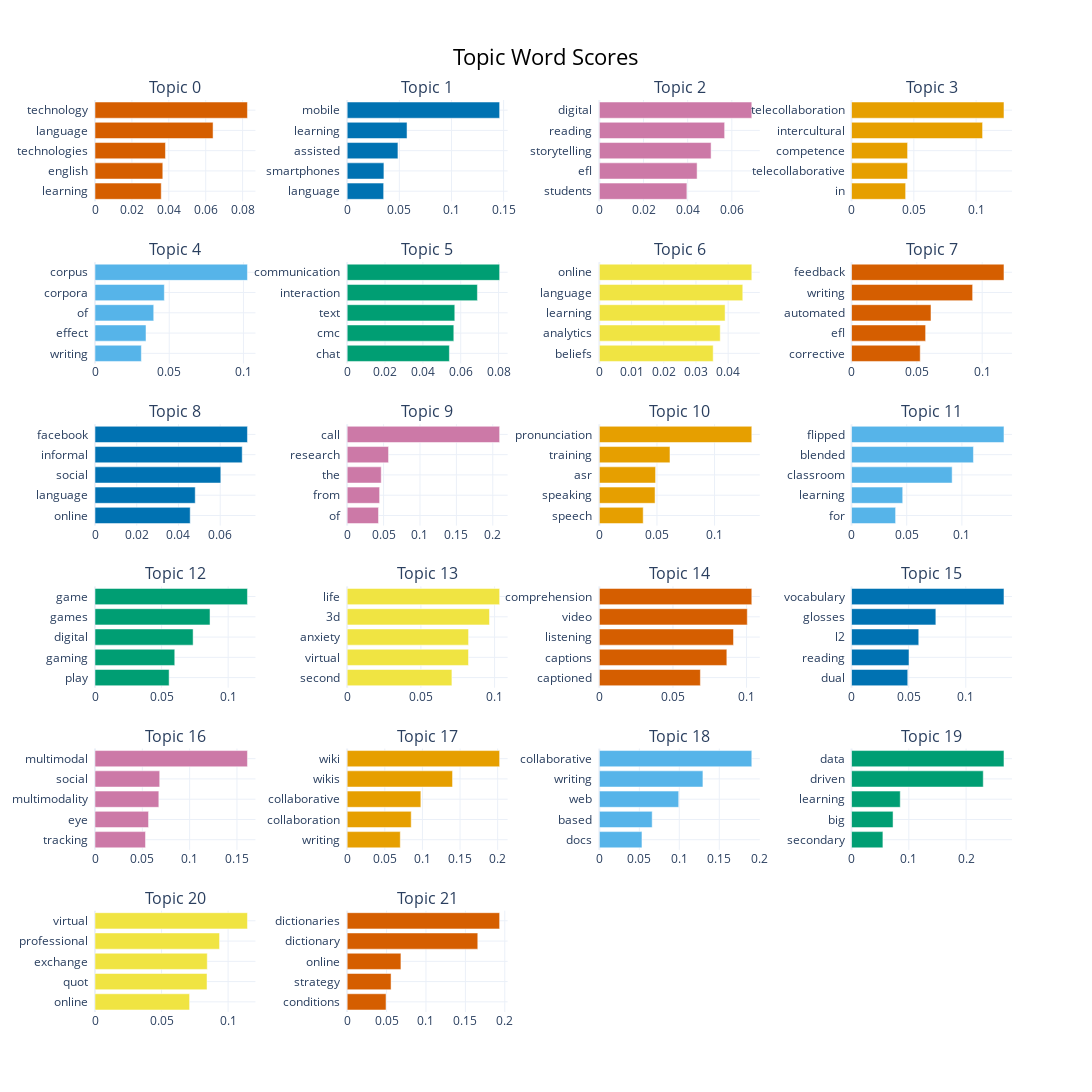

Here is the notebook cell this chart was saved with:
### Code cell
topics_to_include = list(range(0, 22))
model.visualize_barchart(topics= topics_to_include, width=300)

### Figure 1 — Plotly figure (JSON) as saved in the notebook; plotly's stock layout.template omitted (floating-point values rounded to 4 significant figures)
{"data": [{"marker": {"color": "#D55E00"}, "orientation": "h", "type": "bar", "x": [0.0359, 0.03674, 0.03818, 0.06399, 0.08262], "xaxis": "x", "y": ["learning  ", "english  ", "technologies  ", "language  ", "technology  "], "yaxis": "y"}, {"marker": {"color": "#0072B2"}, "orientation": "h", "type": "bar", "x": [0.03497, 0.03523, 0.04867, 0.0574, 0.1462], "xaxis": "x2", "y": ["language  ", "smartphones  ", "assisted  ", "learning  ", "mobile  "], "yaxis": "y2"}, {"marker": {"color": "#CC79A7"}, "orientation": "h", "type": "bar", "x": [0.03965, 0.04427, 0.0506, 0.05674, 0.06904], "xaxis": "x3", "y": ["students  ", "efl  ", "storytelling  ", "reading  ", "digital  "], "yaxis": "y3"}, {"marker": {"color": "#E69F00"}, "orientation": "h", "type": "bar", "x": [0.04343, 0.04497, 0.045, 0.1052, 0.1224], "xaxis": "x4", "y": ["in  ", "telecollaborative  ", "competence  ", "intercultural  ", "telecollaboration  "], "yaxis": "y4"}, {"marker": {"color": "#56B4E9"}, "orientation": "h", "type": "bar", "x": [0.03122, 0.03436, 0.03955, 0.04671, 0.1027], "xaxis": "x5", "y": ["writing  ", "effect  ", "of  ", "corpora  ", "corpus  "], "yaxis": "y5"}, {"marker": {"color": "#009E73"}, "orientation": "h", "type": "bar", "x": [0.054, 0.05634, 0.05686, 0.06882, 0.08056], "xaxis": "x6", "y": ["chat  ", "cmc  ", "text  ", "interaction  ", "communication  "], "yaxis": "y6"}, {"marker": {"color": "#F0E442"}, "orientation": "h", "type": "bar", "x": [0.03535, 0.03754, 0.03905, 0.04454, 0.04735], "xaxis": "x7", "y": ["beliefs  ", "analytics  ", "learning  ", "language  ", "online  "], "yaxis": "y7"}, {"marker": {"color": "#D55E00"}, "orientation": "h", "type": "bar", "x": [0.05258, 0.0567, 0.06081, 0.09269, 0.1167], "xaxis": "x8", "y": ["corrective  ", "efl  ", "automated  ", "writing  ", "feedback  "], "yaxis": "y8"}, {"marker": {"color": "#0072B2"}, "orientation": "h", "type": "bar", "x": [0.04563, 0.04803, 0.06029, 0.07055, 0.07306], "xaxis": "x9", "y": ["online  ", "language  ", "social  ", "informal  ", "facebook  "], "yaxis": "y9"}, {"marker": {"color": "#CC79A7"}, "orientation": "h", "type": "bar", "x": [0.04305, 0.04455, 0.04676, 0.05682, 0.2094], "xaxis": "x10", "y": ["of  ", "from  ", "the  ", "research  ", "call  "], "yaxis": "y10"}, {"marker": {"color": "#E69F00"}, "orientation": "h", "type": "bar", "x": [0.03807, 0.04836, 0.0488, 0.06131, 0.1323], "xaxis": "x11", "y": ["speech  ", "speaking  ", "asr  ", "training  ", "pronunciation  "], "yaxis": "y11"}, {"marker": {"color": "#56B4E9"}, "orientation": "h", "type": "bar", "x": [0.03994, 0.04638, 0.09118, 0.1105, 0.1381], "xaxis": "x12", "y": ["for  ", "learning  ", "classroom  ", "blended  ", "flipped  "], "yaxis": "y12"}, {"marker": {"color": "#009E73"}, "orientation": "h", "type": "bar", "x": [0.05566, 0.05989, 0.07368, 0.08637, 0.1145], "xaxis": "x13", "y": ["play  ", "gaming  ", "digital  ", "games  ", "game  "], "yaxis": "y13"}, {"marker": {"color": "#F0E442"}, "orientation": "h", "type": "bar", "x": [0.07105, 0.0823, 0.08235, 0.09654, 0.1034], "xaxis": "x14", "y": ["second  ", "virtual  ", "anxiety  ", "3d  ", "life  "], "yaxis": "y14"}, {"marker": {"color": "#D55E00"}, "orientation": "h", "type": "bar", "x": [0.06863, 0.08659, 0.09114, 0.1005, 0.1036], "xaxis": "x15", "y": ["captioned  ", "captions  ", "listening  ", "video  ", "comprehension  "], "yaxis": "y15"}, {"marker": {"color": "#0072B2"}, "orientation": "h", "type": "bar", "x": [0.04921, 0.0503, 0.05884, 0.07381, 0.1334], "xaxis": "x16", "y": ["dual  ", "reading  ", "l2  ", "glosses  ", "vocabulary  "], "yaxis": "y16"}, {"marker": {"color": "#CC79A7"}, "orientation": "h", "type": "bar", "x": [0.05337, 0.05657, 0.06743, 0.06838, 0.1611], "xaxis": "x17", "y": ["tracking  ", "eye  ", "multimodality  ", "social  ", "multimodal  "], "yaxis": "y17"}, {"marker": {"color": "#E69F00"}, "orientation": "h", "type": "bar", "x": [0.07058, 0.0851, 0.0979, 0.14, 0.2026], "xaxis": "x18", "y": ["writing  ", "collaboration  ", "collaborative  ", "wikis  ", "wiki  "], "yaxis": "y18"}, {"marker": {"color": "#56B4E9"}, "orientation": "h", "type": "bar", "x": [0.05329, 0.06607, 0.09925, 0.1295, 0.1907], "xaxis": "x19", "y": ["docs  ", "based  ", "web  ", "writing  ", "collaborative  "], "yaxis": "y19"}, {"marker": {"color": "#009E73"}, "orientation": "h", "type": "bar", "x": [0.05475, 0.0725, 0.08505, 0.23, 0.2661], "xaxis": "x20", "y": ["secondary  ", "big  ", "learning  ", "driven  ", "data  "], "yaxis": "y20"}, {"marker": {"color": "#F0E442"}, "orientation": "h", "type": "bar", "x": [0.07107, 0.08417, 0.08435, 0.09357, 0.1145], "xaxis": "x21", "y": ["online  ", "quot  ", "exchange  ", "professional  ", "virtual  "], "yaxis": "y21"}, {"marker": {"color": "#D55E00"}, "orientation": "h", "type": "bar", "x": [0.0493, 0.05569, 0.06821, 0.1657, 0.1935], "xaxis": "x22", "y": ["conditions  ", "strategy  ", "online  ", "dictionary  ", "dictionaries  "], "yaxis": "y22"}], "layout": {"annotations": [{"font": {"size": 16}, "showarrow": false, "text": "Topic 0", "x": 0.0875, "xanchor": "center", "xref": "paper", "y": 1, "yanchor": "bottom", "yref": "paper"}, {"font": {"size": 16}, "showarrow": false, "text": "Topic 1", "x": 0.3625, "xanchor": "center", "xref": "paper", "y": 1, "yanchor": "bottom", "yref": "paper"}, {"font": {"size": 16}, "showarrow": false, "text": "Topic 2", "x": 0.6375, "xanchor": "center", "xref": "paper", "y": 1, "yanchor": "bottom", "yref": "paper"}, {"font": {"size": 16}, "showarrow": false, "text": "Topic 3", "x": 0.9125, "xanchor": "center", "xref": "paper", "y": 1, "yanchor": "bottom", "yref": "paper"}, {"font": {"size": 16}, "showarrow": false, "text": "Topic 4", "x": 0.0875, "xanchor": "center", "xref": "paper", "y": 0.8222, "yanchor": "bottom", "yref": "paper"}, {"font": {"size": 16}, "showarrow": false, "text": "Topic 5", "x": 0.3625, "xanchor": "center", "xref": "paper", "y": 0.8222, "yanchor": "bottom", "yref": "paper"}, {"font": {"size": 16}, "showarrow": false, "text": "Topic 6", "x": 0.6375, "xanchor": "center", "xref": "paper", "y": 0.8222, "yanchor": "bottom", "yref": "paper"}, {"font": {"size": 16}, "showarrow": false, "text": "Topic 7", "x": 0.9125, "xanchor": "center", "xref": "paper", "y": 0.8222, "yanchor": "bottom", "yref": "paper"}, {"font": {"size": 16}, "showarrow": false, "text": "Topic 8", "x": 0.0875, "xanchor": "center", "xref": "paper", "y": 0.6444, "yanchor": "bottom", "yref": "paper"}, {"font": {"size": 16}, "showarrow": false, "text": "Topic 9", "x": 0.3625, "xanchor": "center", "xref": "paper", "y": 0.6444, "yanchor": "bottom", "yref": "paper"}, {"font": {"size": 16}, "showarrow": false, "text": "Topic 10", "x": 0.6375, "xanchor": "center", "xref": "paper", "y": 0.6444, "yanchor": "bottom", "yref": "paper"}, {"font": {"size": 16}, "showarrow": false, "text": "Topic 11", "x": 0.9125, "xanchor": "center", "xref": "paper", "y": 0.6444, "yanchor": "bottom", "yref": "paper"}, {"font": {"size": 16}, "showarrow": false, "text": "Topic 12", "x": 0.0875, "xanchor": "center", "xref": "paper", "y": 0.4667, "yanchor": "bottom", "yref": "paper"}, {"font": {"size": 16}, "showarrow": false, "text": "Topic 13", "x": 0.3625, "xanchor": "center", "xref": "paper", "y": 0.4667, "yanchor": "bottom", "yref": "paper"}, {"font": {"size": 16}, "showarrow": false, "text": "Topic 14", "x": 0.6375, "xanchor": "center", "xref": "paper", "y": 0.4667, "yanchor": "bottom", "yref": "paper"}, {"font": {"size": 16}, "showarrow": false, "text": "Topic 15", "x": 0.9125, "xanchor": "center", "xref": "paper", "y": 0.4667, "yanchor": "bottom", "yref": "paper"}, {"font": {"size": 16}, "showarrow": false, "text": "Topic 16", "x": 0.0875, "xanchor": "center", "xref": "paper", "y": 0.2889, "yanchor": "bottom", "yref": "paper"}, {"font": {"size": 16}, "showarrow": false, "text": "Topic 17", "x": 0.3625, "xanchor": "center", "xref": "paper", "y": 0.2889, "yanchor": "bottom", "yref": "paper"}, {"font": {"size": 16}, "showarrow": false, "text": "Topic 18", "x": 0.6375, "xanchor": "center", "xref": "paper", "y": 0.2889, "yanchor": "bottom", "yref": "paper"}, {"font": {"size": 16}, "showarrow": false, "text": "Topic 19", "x": 0.9125, "xanchor": "center", "xref": "paper", "y": 0.2889, "yanchor": "bottom", "yref": "paper"}, {"font": {"size": 16}, "showarrow": false, "text": "Topic 20", "x": 0.0875, "xanchor": "center", "xref": "paper", "y": 0.1111, "yanchor": "bottom", "yref": "paper"}, {"font": {"size": 16}, "showarrow": false, "text": "Topic 21", "x": 0.3625, "xanchor": "center", "xref": "paper", "y": 0.1111, "yanchor": "bottom", "yref": "paper"}], "height": 1500, "hoverlabel": {"bgcolor": "white", "font": {"family": "Rockwell", "size": 16}}, "showlegend": false, "title": {"font": {"color": "Black", "size": 22}, "text": "Topic Word Scores", "x": 0.5, "xanchor": "center", "yanchor": "top"}, "width": 1200, "xaxis": {"anchor": "y", "domain": [0, 0.175], "showgrid": true}, "xaxis10": {"anchor": "y10", "domain": [0.275, 0.45], "showgrid": true}, "xaxis11": {"anchor": "y11", "domain": [0.55, 0.725], "showgrid": true}, "xaxis12": {"anchor": "y12", "domain": [0.825, 1], "showgrid": true}, "xaxis13": {"anchor": "y13", "domain": [0, 0.175], "showgrid": true}, "xaxis14": {"anchor": "y14", "domain": [0.275, 0.45], "showgrid": true}, "xaxis15": {"anchor": "y15", "domain": [0.55, 0.725], "showgrid": true}, "xaxis16": {"anchor": "y16", "domain": [0.825, 1], "showgrid": true}, "xaxis17": {"anchor": "y17", "domain": [0, 0.175], "showgrid": true}, "xaxis18": {"anchor": "y18", "domain": [0.275, 0.45], "showgrid": true}, "xaxis19": {"anchor": "y19", "domain": [0.55, 0.725], "showgrid": true}, "xaxis2": {"anchor": "y2", "domain": [0.275, 0.45], "showgrid": true}, "xaxis20": {"anchor": "y20", "domain": [0.825, 1], "showgrid": true}, "xaxis21": {"anchor": "y21", "domain": [0, 0.175], "showgrid": true}, "xaxis22": {"anchor": "y22", "domain": [0.275, 0.45], "showgrid": true}, "xaxis23": {"anchor": "y23", "domain": [0.55, 0.725], "showgrid": true}, "xaxis24": {"anchor": "y24", "domain": [0.825, 1], "showgrid": true}, "xaxis3": {"anchor": "y3", "domain": [0.55, 0.725], "showgrid": true}, "xaxis4": {"anchor": "y4", "domain": [0.825, 1], "showgrid": true}, "xaxis5": {"anchor": "y5", "domain": [0, 0.175], "showgrid": true}, "xaxis6": {"anchor": "y6", "domain": [0.275, 0.45], "showgrid": true}, "xaxis7": {"anchor": "y7", "domain": [0.55, 0.725], "showgrid": true}, "xaxis8": {"anchor": "y8", "domain": [0.825, 1], "showgrid": true}, "xaxis9": {"anchor": "y9", "domain": [0, 0.175], "showgrid": true}, "yaxis": {"anchor": "x", "domain": [0.8889, 1], "showgrid": true}, "yaxis10": {"anchor": "x10", "domain": [0.5333, 0.6444], "showgrid": true}, "yaxis11": {"anchor": "x11", "domain": [0.5333, 0.6444], "showgrid": true}, "yaxis12": {"anchor": "x12", "domain": [0.5333, 0.6444], "showgrid": true}, "yaxis13": {"anchor": "x13", "domain": [0.3556, 0.4667], "showgrid": true}, "yaxis14": {"anchor": "x14", "domain": [0.3556, 0.4667], "showgrid": true}, "yaxis15": {"anchor": "x15", "domain": [0.3556, 0.4667], "showgrid": true}, "yaxis16": {"anchor": "x16", "domain": [0.3556, 0.4667], "showgrid": true}, "yaxis17": {"anchor": "x17", "domain": [0.1778, 0.2889], "showgrid": true}, "yaxis18": {"anchor": "x18", "domain": [0.1778, 0.2889], "showgrid": true}, "yaxis19": {"anchor": "x19", "domain": [0.1778, 0.2889], "showgrid": true}, "yaxis2": {"anchor": "x2", "domain": [0.8889, 1], "showgrid": true}, "yaxis20": {"anchor": "x20", "domain": [0.1778, 0.2889], "showgrid": true}, "yaxis21": {"anchor": "x21", "domain": [0, 0.1111], "showgrid": true}, "yaxis22": {"anchor": "x22", "domain": [0, 0.1111], "showgrid": true}, "yaxis23": {"anchor": "x23", "domain": [0, 0.1111], "showgrid": true}, "yaxis24": {"anchor": "x24", "domain": [0, 0.1111], "showgrid": true}, "yaxis3": {"anchor": "x3", "domain": [0.8889, 1], "showgrid": true}, "yaxis4": {"anchor": "x4", "domain": [0.8889, 1], "showgrid": true}, "yaxis5": {"anchor": "x5", "domain": [0.7111, 0.8222], "showgrid": true}, "yaxis6": {"anchor": "x6", "domain": [0.7111, 0.8222], "showgrid": true}, "yaxis7": {"anchor": "x7", "domain": [0.7111, 0.8222], "showgrid": true}, "yaxis8": {"anchor": "x8", "domain": [0.7111, 0.8222], "showgrid": true}, "yaxis9": {"anchor": "x9", "domain": [0.5333, 0.6444], "showgrid": true}}}
